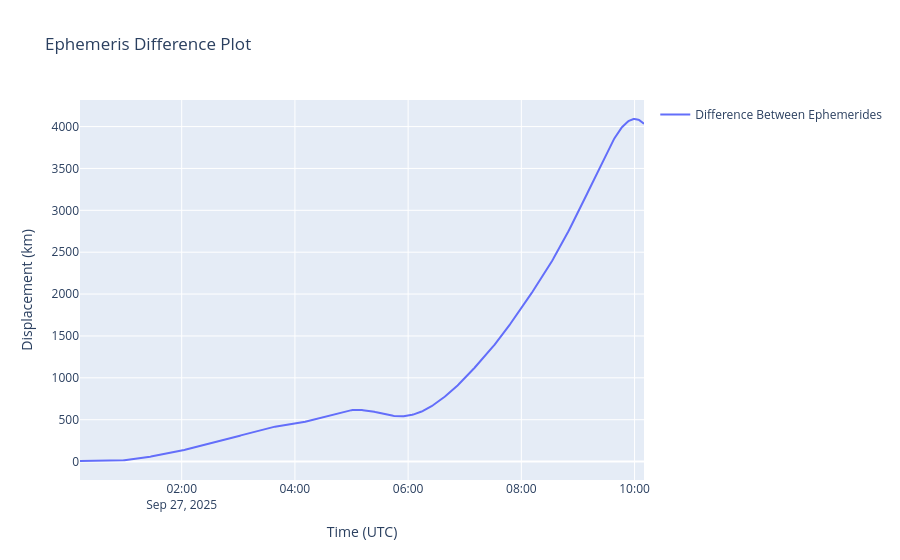
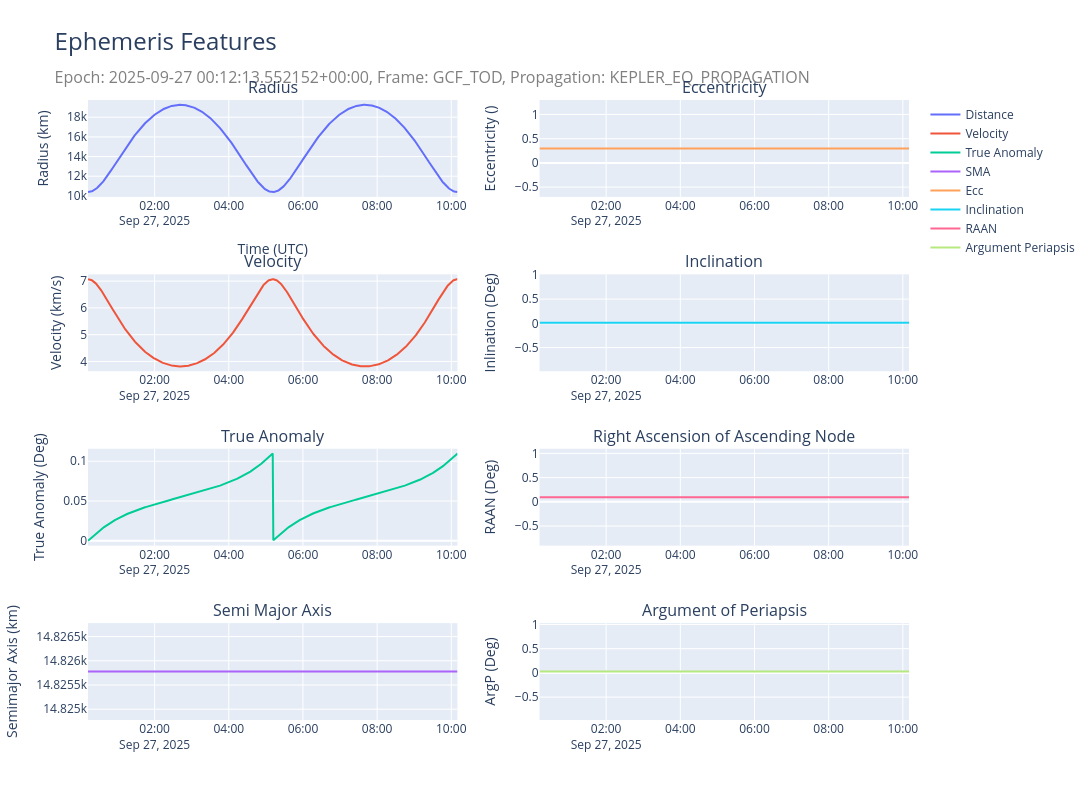

Write notebook code for charts like these, in order.
### Code cell
# Comparing the orbits
import numpy as np
from orbit_package.orbit_package import Orbit
from orbit_package.numerical import Integrator, ForcingFunction



# Instantiation of orbit object
orb = Orbit()

## FINDING EPHEMERIS USING KEPLER'S EQUATION
mu = 4e5 # km^3/s^2
r0_vec = np.array([6e3,6e3,6e3]) # km
v0_vec = np.array([-5,5,0]) #km/s
elements = orb.orbital_elements(r0_vec,v0_vec,mu)

# Finding times to integrate at
period = elements['T']
integration_time = np.linspace(0,2*int(period),int(2*int(period)/60))

# Propagating the orbit
eph_kep = orb.create_propagated_ephemeris(r0_vec,v0_vec,mu,integration_time)

# Plotting the resulting trajectory
from orbit_package.graphing_utils import Graph
gr = Graph()

## INTEGRATING NUMERICALLY
integrate = Integrator()
ff = ForcingFunction()

# Initial conditions and parameters
x0 = np.array([6e3,6e3,6e3,-5,5,0])
other = {"mu":4e5}
tspan = [0,2*period]
integration_time = np.linspace(0,2*int(period),int(2*int(period)/60))

# Integrating
t,x = integrate.ode45(ff.twobody_nop_nodyn,x0,tspan,other,tval=integration_time)

eph_num = integrate.eph_from_propagation_results(t,x,"2BODY_NODYN")

ephemerides = [eph_kep,eph_num]
legend_values = ["Kepler's Eq","Numerical Integration"]

diff = orb.difference_eph(ephemerides)
gr.plot_eph_diff(ephemerides)

eph_osc = orb.fill_eph_osculating(eph_num,mu)

eph_full = orb.fill_eph_osculating(eph_kep,mu)
gr.plot_eph(eph_full,False,'Deg')

### Figure 1 — Plotly figure (JSON) as saved in the notebook; plotly's stock layout.template omitted (floating-point values rounded to 4 significant figures; data arrays with more than 128 entries replaced by an {"elided": "..."} marker saying what was removed)
{"data": [{"mode": "lines", "name": "Difference Between Ephemerides", "type": "scatter", "x": {"elided": "597 str values"}, "y": {"elided": "597 float values"}}], "layout": {"showlegend": true, "title": {"text": "Ephemeris Difference Plot"}, "xaxis": {"title": {"text": "Time (UTC)"}}, "yaxis": {"title": {"text": "Displacement (km)"}}}}

### Figure 2 — Plotly figure (JSON) as saved in the notebook; plotly's stock layout.template omitted (floating-point values rounded to 4 significant figures; data arrays with more than 128 entries replaced by an {"elided": "..."} marker saying what was removed)
{"data": [{"name": "Distance", "type": "scatter", "x": {"elided": "597 str values"}, "xaxis": "x", "y": {"elided": "597 float values"}, "yaxis": "y"}, {"name": "Velocity", "type": "scatter", "x": {"elided": "597 str values"}, "xaxis": "x3", "y": {"elided": "597 float values"}, "yaxis": "y3"}, {"name": "True Anomaly", "type": "scatter", "x": {"elided": "597 str values"}, "xaxis": "x5", "y": {"elided": "597 float values"}, "yaxis": "y5"}, {"name": "SMA", "type": "scatter", "x": {"elided": "597 str values"}, "xaxis": "x7", "y": {"elided": "597 float values"}, "yaxis": "y7"}, {"name": "Ecc", "type": "scatter", "x": {"elided": "597 str values"}, "xaxis": "x2", "y": {"elided": "597 float values"}, "yaxis": "y2"}, {"name": "Inclination", "type": "scatter", "x": {"elided": "597 str values"}, "xaxis": "x4", "y": {"elided": "597 float values"}, "yaxis": "y4"}, {"name": "RAAN", "type": "scatter", "x": {"elided": "597 str values"}, "xaxis": "x6", "y": {"elided": "597 float values"}, "yaxis": "y6"}, {"name": "Argument Periapsis", "type": "scatter", "x": {"elided": "597 str values"}, "xaxis": "x8", "y": {"elided": "597 float values"}, "yaxis": "y8"}], "layout": {"annotations": [{"font": {"size": 16}, "showarrow": false, "text": "Radius", "x": 0.225, "xanchor": "center", "xref": "paper", "y": 1, "yanchor": "bottom", "yref": "paper"}, {"font": {"size": 16}, "showarrow": false, "text": "Eccentricity", "x": 0.775, "xanchor": "center", "xref": "paper", "y": 1, "yanchor": "bottom", "yref": "paper"}, {"font": {"size": 16}, "showarrow": false, "text": "Velocity", "x": 0.225, "xanchor": "center", "xref": "paper", "y": 0.7188, "yanchor": "bottom", "yref": "paper"}, {"font": {"size": 16}, "showarrow": false, "text": "Inclination", "x": 0.775, "xanchor": "center", "xref": "paper", "y": 0.7188, "yanchor": "bottom", "yref": "paper"}, {"font": {"size": 16}, "showarrow": false, "text": "True Anomaly", "x": 0.225, "xanchor": "center", "xref": "paper", "y": 0.4375, "yanchor": "bottom", "yref": "paper"}, {"font": {"size": 16}, "showarrow": false, "text": "Right Ascension of Ascending Node", "x": 0.775, "xanchor": "center", "xref": "paper", "y": 0.4375, "yanchor": "bottom", "yref": "paper"}, {"font": {"size": 16}, "showarrow": false, "text": "Semi Major Axis", "x": 0.225, "xanchor": "center", "xref": "paper", "y": 0.1562, "yanchor": "bottom", "yref": "paper"}, {"font": {"size": 16}, "showarrow": false, "text": "Argument of Periapsis", "x": 0.775, "xanchor": "center", "xref": "paper", "y": 0.1562, "yanchor": "bottom", "yref": "paper"}], "autosize": false, "height": 800, "showlegend": true, "title": {"font": {"size": 24}, "subtitle": {"font": {"color": "gray", "size": 16}, "text": "Epoch: 2025-09-27 00:12:13.552152+00:00, Frame: GCF_TOD, Propagation: KEPLER_EQ_PROPAGATION"}, "text": "Ephemeris Features"}, "width": 1400, "xaxis": {"anchor": "y", "domain": [0, 0.45], "title": {"text": "Time (UTC)"}}, "xaxis2": {"anchor": "y2", "domain": [0.55, 1]}, "xaxis3": {"anchor": "y3", "domain": [0, 0.45]}, "xaxis4": {"anchor": "y4", "domain": [0.55, 1]}, "xaxis5": {"anchor": "y5", "domain": [0, 0.45]}, "xaxis6": {"anchor": "y6", "domain": [0.55, 1]}, "xaxis7": {"anchor": "y7", "domain": [0, 0.45]}, "xaxis8": {"anchor": "y8", "domain": [0.55, 1]}, "yaxis": {"anchor": "x", "domain": [0.8438, 1], "title": {"text": "Radius (km)"}}, "yaxis2": {"anchor": "x2", "domain": [0.8438, 1], "title": {"text": "Eccentricity ()"}}, "yaxis3": {"anchor": "x3", "domain": [0.5625, 0.7188], "title": {"text": "Velocity (km/s)"}}, "yaxis4": {"anchor": "x4", "domain": [0.5625, 0.7188], "title": {"text": "Inlination (Deg)"}}, "yaxis5": {"anchor": "x5", "domain": [0.2812, 0.4375], "title": {"text": "True Anomaly (Deg)"}}, "yaxis6": {"anchor": "x6", "domain": [0.2812, 0.4375], "title": {"text": "RAAN (Deg)"}}, "yaxis7": {"anchor": "x7", "domain": [0, 0.1562], "title": {"text": "Semimajor Axis (km)"}}, "yaxis8": {"anchor": "x8", "domain": [0, 0.1562], "title": {"text": "ArgP (Deg)"}}}}
